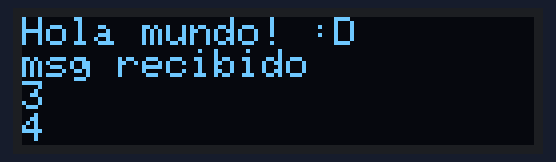
Simulated run of this sketch. Board: Arduino Uno, built with avr-gcc and run on an emulated ATmega328P. Parts: 128×32 one-colour display. The display library's start-up logo is not drawn.

Above: at 2.1 s.

The sketch:

OLED_display.ino
```cpp
#include <Wire.h>
#include <Adafruit_GFX.h>
#include <Adafruit_SSD1306.h>

#define SCREEN_WIDTH 128 // OLED display width, in pixels
#define SCREEN_HEIGHT 32 // OLED display height, in pixels

// Declaration for an SSD1306 display connected to I2C (SDA, SCL pins)
// The pins for I2C are defined by the Wire-library.
// On an arduino UNO:       A4(SDA), A5(SCL)
#define OLED_RESET     -1 // Reset pin # (or -1 if sharing Arduino reset pin)
#define SCREEN_ADDRESS 0x3C ///< See datasheet for Address; 0x3C for 128x32

Adafruit_SSD1306 display(SCREEN_WIDTH, SCREEN_HEIGHT, &Wire, OLED_RESET);

void setup() {
  Serial.begin(115200);

  // SSD1306_SWITCHCAPVCC = generate display voltage from 3.3V internally
  if(!display.begin(SSD1306_SWITCHCAPVCC, SCREEN_ADDRESS)) {
    Serial.println(F("SSD1306 allocation failed"));
    for(;;); // Don't proceed, loop forever
  }

  // Show initial display buffer contents on the screen --
  // the library initializes this with an Adafruit splash screen.
  display.display();
  delay(2000); // Pause for 2 seconds

  // Clear the buffer
  display.clearDisplay();

  // Example
  display.setTextSize(1);
  display.setTextColor(WHITE);
  display.setCursor(0, 0);

  display.println("Hola mundo! :D");
  display.println("msg recibido");
  display.println("3");
  display.println("4");
  display.display();
  delay(100);

  // Scrolling mode
  //display.startscrollright(0x00, 0x0F);
  //delay(2000);
  //display.stopscroll();
  //delay(1000);
  //display.startscrollleft(0x00, 0x0F);
  //delay(2000);
  //display.stopscroll();
  //delay(1000);
}

void loop() {
  // put your main code here, to run repeatedly:

}
```
